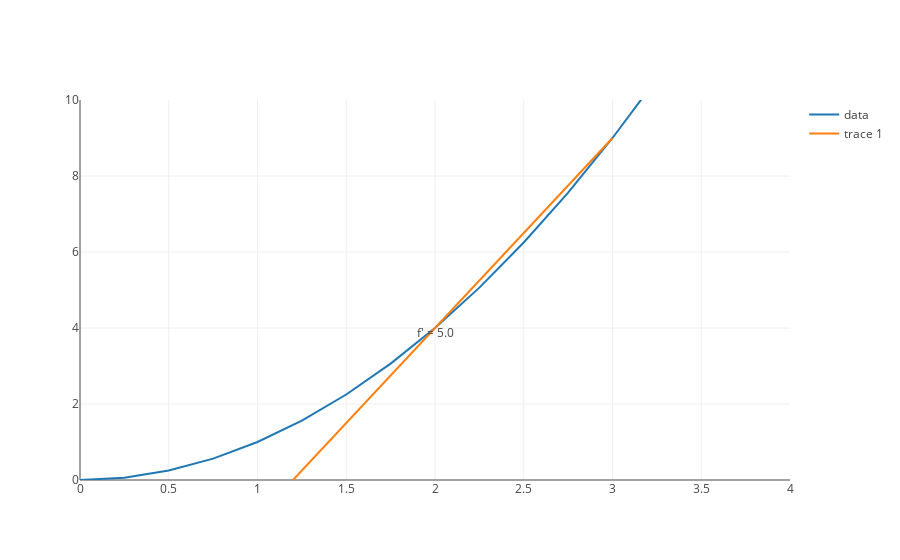

Notebook cell for this chart:
### Markdown cell above
Ok, let's get a sense of what we mean by tangent to the curve.  The orange line below is a line whose slope is calculated by using our derivative function, with delta x = 1.  As you can see it is **not tangent to our function, $f(x)$ ** as it does not *just touch* the blue line, but rather touches it in two places.

### Code cell
from calculus import derivative_trace

tangent_x_squared_trace = derivative_trace(x_squared, 2, 2, 1)
x_squared = [(1, 2)]
range_twenty_four = list(range(0, 25))
six = list(map(lambda x: x/4.0, range_twenty_four))

trace_x_squared = function_values_trace(x_squared, six)
layout_not_tangent = build_layout(x_axis = {'range': [0, 4]}, y_axis = {'range': [0, 10]})
plot([trace_x_squared, tangent_x_squared_trace], layout_not_tangent)

### Figure 1 — Plotly figure (JSON) as saved in the notebook; plotly's stock layout.template omitted (floating-point values rounded to 4 significant figures)
{"data": [{"mode": "line", "name": "data", "text": [], "x": [0, 0.25, 0.5, 0.75, 1, 1.25, 1.5, 1.75, 2, 2.25, 2.5, 2.75, 3, 3.25, 3.5, 3.75, 4, 4.25, 4.5, 4.75, 5, 5.25, 5.5, 5.75, 6], "y": [0, 0.0625, 0.25, 0.5625, 1, 1.562, 2.25, 3.062, 4, 5.062, 6.25, 7.562, 9, 10.56, 12.25, 14.06, 16, 18.06, 20.25, 22.56, 25, 27.56, 30.25, 33.06, 36]}, {"mode": "text+lines", "text": ["", "f' = 5.0", ""], "textposition": "bottom", "x": [1, 2, 3], "y": [-1, 4, 9]}], "layout": {"xaxis": {"range": [0, 4]}, "yaxis": {"range": [0, 10]}}}
